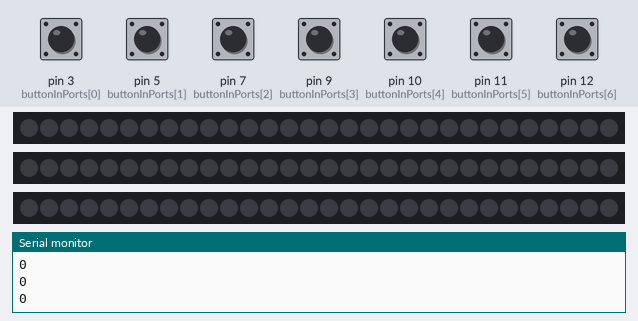
Simulated run of this sketch. Board: Arduino Uno, built with avr-gcc and run on an emulated ATmega328P. Parts: 3 × 30 RGB LEDs in strip order, left to right, the last lines printed to the serial monitor. The inputs (shaded band) are chosen by the test bench; at power-on: pin 3 (buttonInPorts[0]), pin 5 (buttonInPorts[1]), pin 7 (buttonInPorts[2]), pin 9 (buttonInPorts[3]), pin 10 (buttonInPorts[4]), pin 11 (buttonInPorts[5]), pin 12 (buttonInPorts[6]) LOW. Dim RGB values are drawn brighter than linear.

Above: at 1.2 s.
1.3 s: pin 3 (buttonInPorts[0]) pulled HIGH for 0.15 s
At 2.3 s:
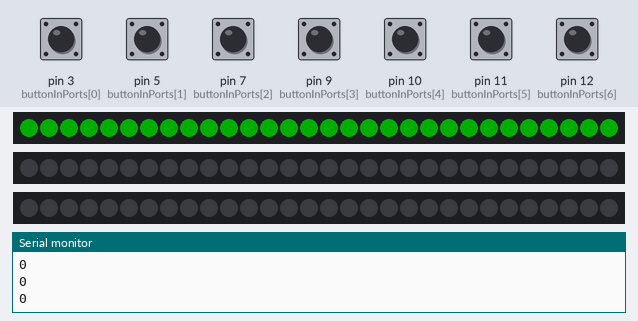
2.9 s: pin 5 (buttonInPorts[1]) pulled HIGH for 0.15 s
At 3.6 s:
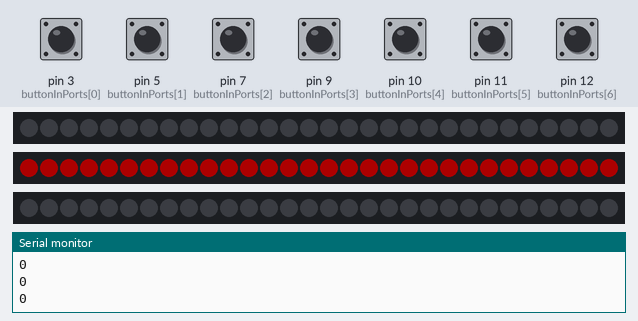
4.5 s: pin 7 (buttonInPorts[2]) pulled HIGH for 0.15 s
At 4.9 s:
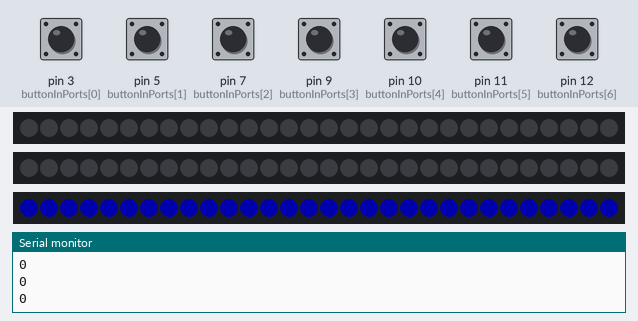
6.1 s: pin 3 (buttonInPorts[0]) pulled HIGH for 1 s
At 7.1 s:
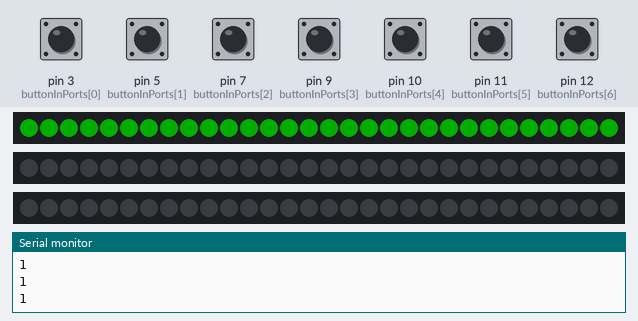
8.6 s: pin 5 (buttonInPorts[1]) pulled HIGH for 1 s
At 9.2 s:
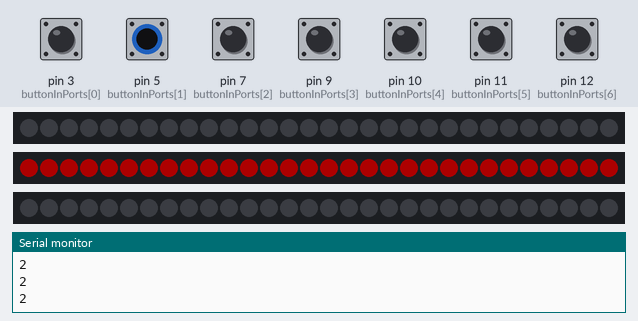
Timing chart, 0 to 11.6 s (numbered marks = the images above; inputs shaded):
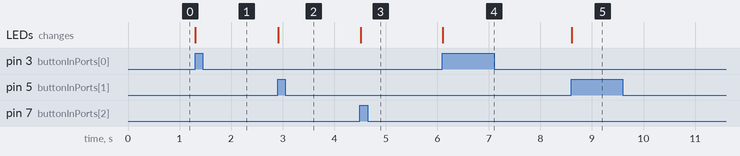

The sketch:

buttons-with-leds_new_serial_3.ino
```cpp
//#include <BlueFairy.h>
//bluefairy::Scheduler scheduler;

#include <Adafruit_NeoPixel.h>
#ifdef __AVR__
#include <avr/power.h>  // Required for 16 MHz Adafruit Trinket
#endif

#define NUM_LEDS 30  //total number of LEDs on strip
#define PIN8 2
#define PIN6 6
#define PIN4 4

//GLOBAL
double timePressed[] = {0, 0, 0};
const double lightUpTime = 6000;

int inByte = 0;
int buttonInPorts[] = {3, 5, 7, 9, 10, 11, 12 };  //testing

Adafruit_NeoPixel strip8 = Adafruit_NeoPixel(NUM_LEDS, PIN8, NEO_GRB + NEO_KHZ800);  //# of pixels
Adafruit_NeoPixel strip6 = Adafruit_NeoPixel(NUM_LEDS, PIN6, NEO_GRB + NEO_KHZ800);  //# of pixels
Adafruit_NeoPixel strip4 = Adafruit_NeoPixel(NUM_LEDS, PIN4, NEO_GRB + NEO_KHZ800);  //# of pixels


// int switchState3 = 0;  // variable for reading the pushbutton status
// const int LIMIT_SWITCH_PIN3 = 3;


void setup() {
  Serial.begin(9600);  //initialize serial comm. at 9600 bits per second
  while (!Serial) {
    ; // wait for serial port to connect. Needed for native USB port only
  }

#if defined(__AVR_ATtiny85__) && (F_CPU == 16000000)
  clock_prescale_set(clock_div_1);
#endif
  //END of Trinket-specific code.

  strip4.begin();  // INITIALIZE NeoPixel strip object (REQUIRED)
  strip4.show();   // Turn OFF all pixels ASAP
  strip4.setBrightness(50);

  strip6.begin();  // INITIALIZE NeoPixel strip object (REQUIRED)
  strip6.show();   // Turn OFF all pixels ASAP
  strip6.setBrightness(50);

  strip8.begin();  // INITIALIZE NeoPixel strip object (REQUIRED)
  strip8.show();   // Turn OFF all pixels ASAP
  strip8.setBrightness(50);

  // pinMode(3, INPUT); //switches
  // pinMode(5, INPUT);
}

void loop() {
     if(Serial.available() > 0) //Check when serial command comes thru serial line
     {
       inByte = Serial.read();  // Puls off first byte in line
     }

  ///// switch states for initiating switches for LED strips 6 and 4
  //bool buttonLED3 = false; //reading switch state.   //////just need 0 or 1, delete later
  //bool buttonLED5 = false; //stored in variables
  // bool buttonLED7 = false;

  int combinedButtonState = 0;
  for (int i = 0; i < sizeof(buttonInPorts) / sizeof(int); i++) {
    int buttonState = digitalRead(buttonInPorts[i]);
    int buttonStateCopy = buttonState;


    if (i == 0) {
      if (buttonStateCopy != 0) {
        // buttonLED3 = true;
        timePressed[0] = millis();
        strip4.fill(strip4.Color(0, 255, 0), 0);
        strip4.show();

        strip6.fill(strip6.Color(0, 0, 0), 0);  //set led6 to black
        strip6.show();
        timePressed[1] = -1;

        strip8.fill(strip8.Color(0,0,0), 0); //set led8 to black
        strip8.show();
        timePressed[2] = -1;
      } else {
        //buttonLED3 = false;
      }
    }
    if (i == 1) {
      if (buttonStateCopy != 0) {
        //buttonLED5 = true;
        timePressed[1] = millis();
        strip6.fill(strip6.Color(255, 0, 0), 0);
        strip6.show();

        strip8.fill(strip8.Color(0,0,0), 0); //set led8 to black
        strip8.show();
        timePressed[2] = -1;

        strip4.fill(strip4.Color(0, 0, 0), 0);  //set led4 to black
        strip4.show();
        timePressed[0] = -1;
      } else {
        //buttonLED5 = false;
      }
    }
    if (i == 2) {
      if (buttonStateCopy != 0) {
        //buttonLED5 = true;
        timePressed[2] = millis();
        strip8.fill(strip8.Color(0, 0, 255), 0);  //what other colors are built into the library?
        strip8.show();

        strip6.fill(strip6.Color(0, 0, 0), 0);  //set led6 to black
        strip6.show();
        timePressed[1] = -1;

        strip4.fill(strip4.Color(0, 0, 0), 0);  //set led4 to black
        strip4.show();
        timePressed[0] = -1;
      } else {
        //buttonLED5 = false;
      }
    }

    // if (i==1 && buttonState & 0x1 !=0) {
    //     buttonLED5 = true;
    // }
    // if (i==2 && buttonState & 0x1 !=0) {
    //     buttonLED7 = true;
    // }

    buttonState = (buttonState & 0x1) << i;
    combinedButtonState = combinedButtonState | buttonState;
  }

  Serial.println(combinedButtonState);
  delay(10);
  //switchState2 = digitalRead(switch2); //reading switch state
  //delay(100);

  if (millis() - timePressed[0] >= lightUpTime && timePressed[0]!=-1) {
    strip4.fill(strip4.Color(0, 0, 0), 0);  //set led4 to black
    strip4.show();
    timePressed[0] = -1;
  }

  if (millis() - timePressed[1] >= lightUpTime && timePressed[1]!=-1) {
    strip6.fill(strip6.Color(0, 0, 0), 0);  //set led6 to black
    strip6.show();
    timePressed[1] = -1;
  }

  if( millis() - timePressed[2] >= lightUpTime  && timePressed[2]!=-1){
    strip8.fill(strip8.Color(0,0,0), 0); //set led8 to black
    strip8.show();
    timePressed[2] = -1;
  }


  // if (buttonLED3) {
  //   //turn LED on:
  //   strip4.fill(strip4.Color(0,255,0), 0); //what other colors are built into the library?
  //   strip4.show();
  //   //delay(50);
  //   //strip4.clear();
  // }
  // else {
  //   strip4.fill(strip4.Color(0,0,0), 0);
  //   strip4.show();

  //   // strip4.fill((0, 0, 0), 1);
  //   // strip4.show();
  // }
  // if (buttonLED5) {
  //   //Serial.println(switchState2);
  //   //turn LED on:
  //   strip6.fill(strip6.Color(255,0,0), 0); //what other colors are built into the library?
  //   strip6.show();
  //   //delay(50);
  //   strip6.clear();
  // }
  // else {
  //   strip4.fill(strip6.Color(0,0,0), 0);
  //   strip6.show();
  // }
}


void establishContact() {
  while (Serial.available() <= 0) {
    //digitalWrite(ledPin, LOW);
    //delay(300);
  }
}
```

Measured:
- after the input at 1.3 s, the LEDs: change at once (image 1)
- after the input at 2.9 s, the LEDs: change at once (image 2)
- after the input at 4.5 s, the LEDs: change at once (image 3)
- after the input at 6.1 s, the LEDs: change at once (image 4)
- after the input at 8.6 s, the LEDs: change at once (image 5)
